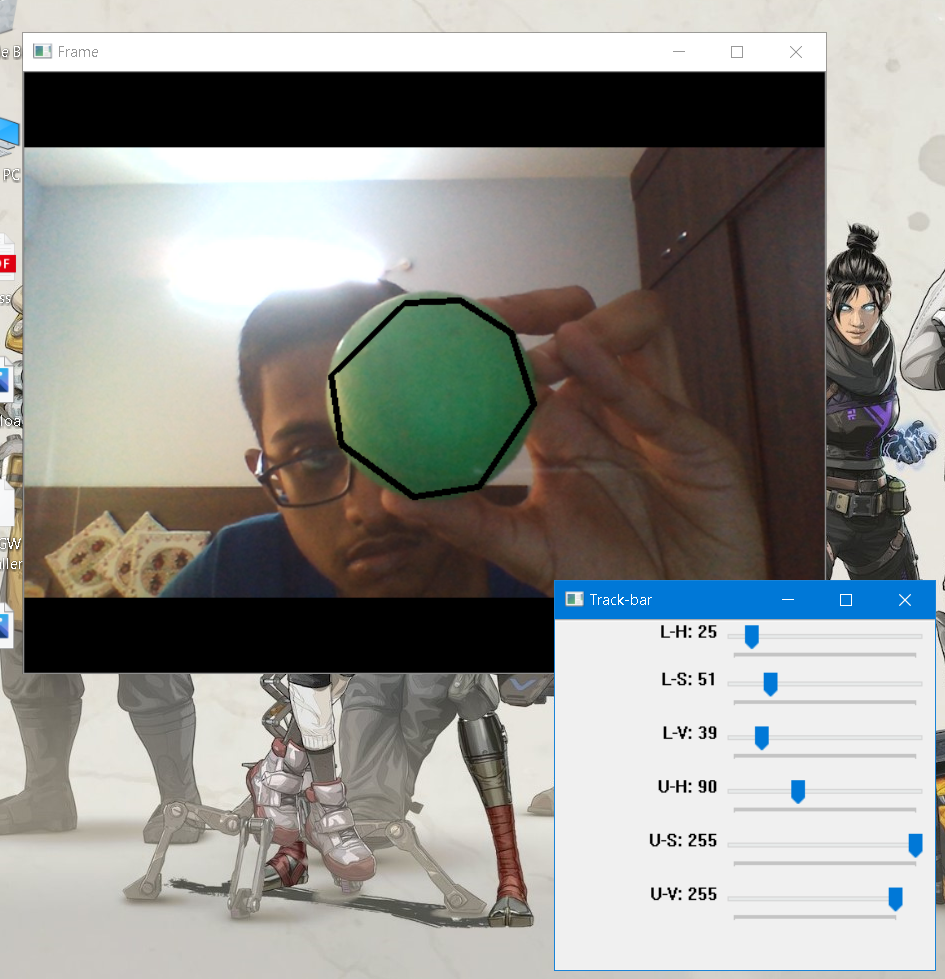
#> input picture Task3_IP_Pratik/PratikPanda_obj1_ss1.PNG, 945 x 979 px, given in place of the camera
$ python PratikPanda_Task3.py
#> lines starting #> are read from the running program, lines starting #| are printed output that depends on the picture; after the words box and inside, x2 and y2 are one past the last pixel; in counts of white or black regions, pixels touching at a corner belong together
import cv2
import numpy as np


# Dummy Function
def nothing(x):
    # any operation
    pass


# Get Video From Cam
cap = cv2.VideoCapture(0)
# Create TrackBar
cv2.namedWindow("Track-bar")
cv2.createTrackbar("L-H", "Track-bar", 0, 255, nothing)
#> slider 'L-H' is set to 51
cv2.createTrackbar("L-S", "Track-bar", 0, 255, nothing)
#> slider 'L-S' is set to 51
cv2.createTrackbar("L-V", "Track-bar", 0, 255, nothing)
#> slider 'L-V' is set to 51
cv2.createTrackbar("U-H", "Track-bar", 255, 255, nothing)
cv2.createTrackbar("U-S", "Track-bar", 255, 255, nothing)
cv2.createTrackbar("U-V", "Track-bar", 255, 255, nothing)

while True:
    _, frame = cap.read()
#> frame is the input picture: shape (979, 945, 3); mean B, G, R 140.6, 144.8, 145.6
    hsv = cv2.cvtColor(frame, cv2.COLOR_BGR2HSV)
#> hsv: shape (979, 945, 3); mean H, S, V 25.2, 36.1, 152.4
    # Get Reading From TrackBar
    l_h = cv2.getTrackbarPos("L-H", "Track-bar")
    l_s = cv2.getTrackbarPos("L-S", "Track-bar")
    l_v = cv2.getTrackbarPos("L-V", "Track-bar")
    u_h = cv2.getTrackbarPos("U-H", "Track-bar")
    u_s = cv2.getTrackbarPos("U-S", "Track-bar")
    u_v = cv2.getTrackbarPos("U-V", "Track-bar")

    lower = np.array([l_h, l_s, l_v])
    upper = np.array([u_h, u_s, u_v])

    # Create Masks
    mask = cv2.inRange(hsv, lower, upper)
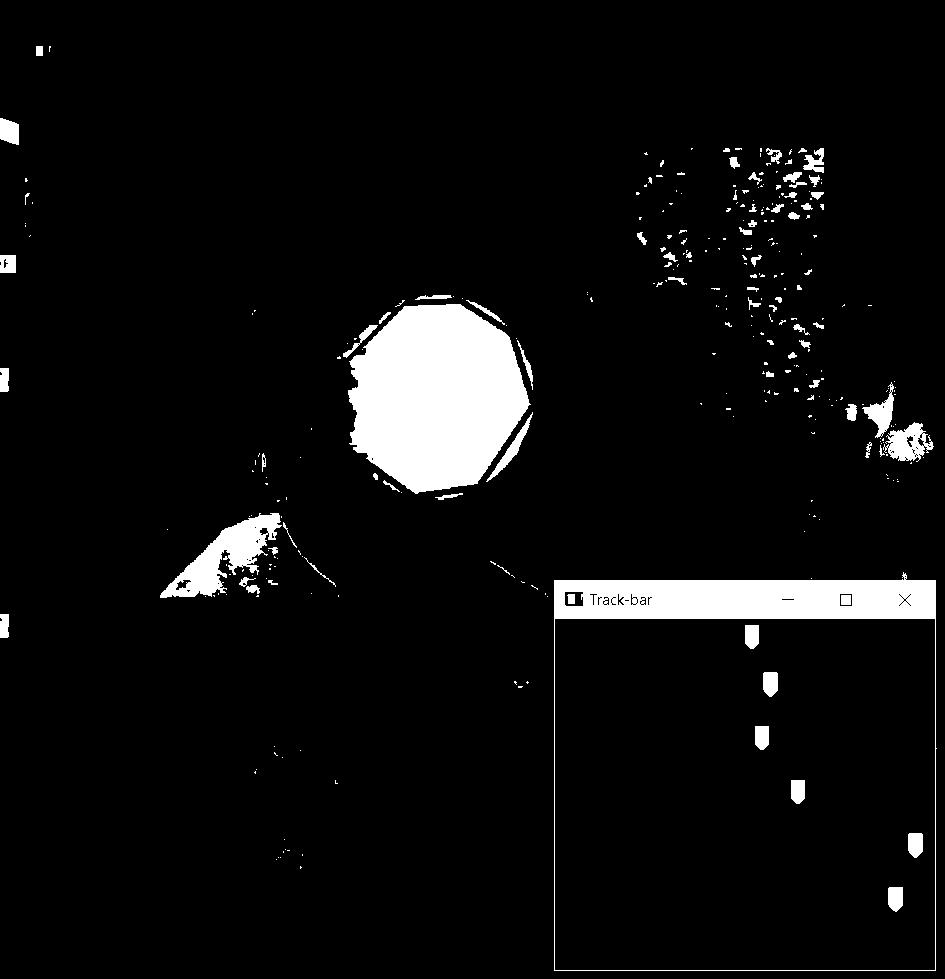
#> mask: shape (979, 945); 6% white; 312 white regions (234 under 20 px), largest, box (x1, y1, x2, y2) and area: (348, 304, 531, 494) 25548, (554, 572, 937, 971) 15429, (160, 513, 282, 598) 3946
    kernel = np.ones((5, 5), np.uint8)
    mask = cv2.erode(mask, kernel)
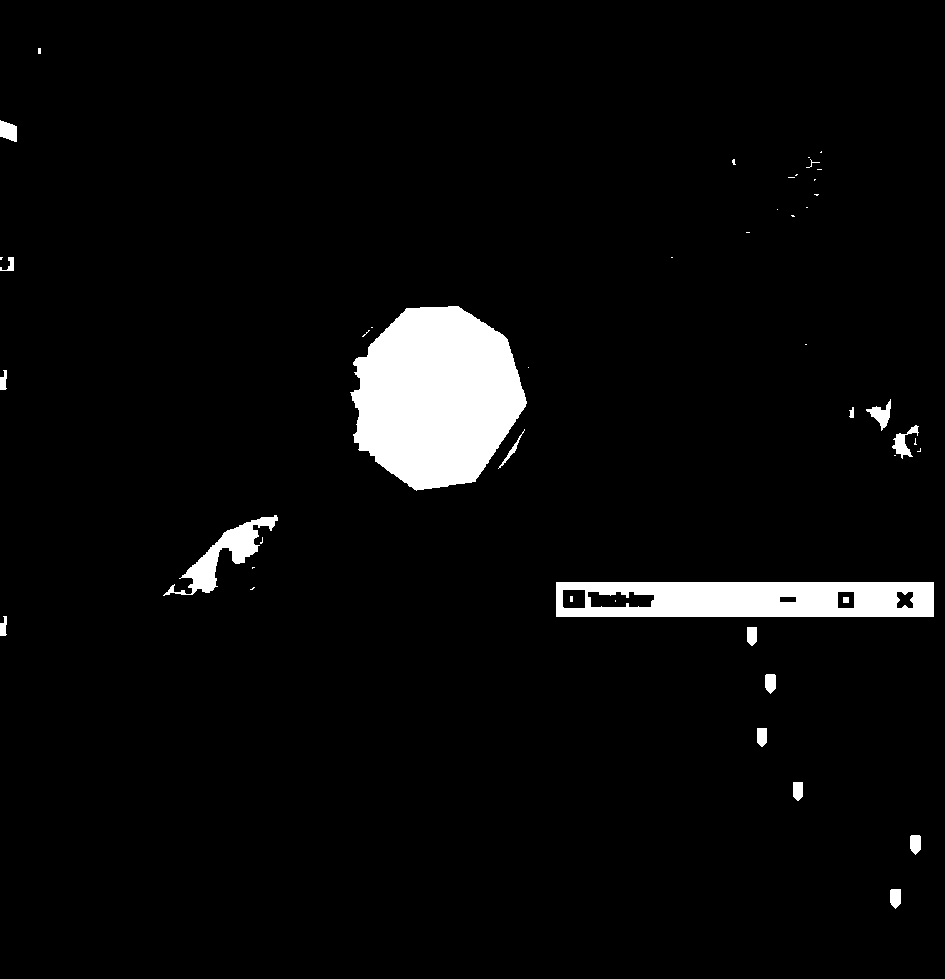
#> mask: shape (979, 945); 4.4% white; 46 white regions (27 under 20 px)

    # Find The Contours in the Image
    contours, _ = cv2.findContours(mask, cv2.RETR_TREE, cv2.CHAIN_APPROX_SIMPLE)
#> contours = 51 contours, 28 with area under 20; largest, box (x1, y1, x2, y2) and area: (350, 306, 527, 491) 23672, (556, 582, 934, 617) 12818, (163, 515, 278, 596) 2174, (587, 591, 655, 608) 868, (562, 589, 586, 609) 434

    for cnt in contours:
        # Calculate The Area of Each Contour
        area = cv2.contourArea(cnt)

        # Use Approximation to minimize the Vertices of contour
        approx = cv2.approxPolyDP(cnt, 0.02 * cv2.arcLength(cnt, True), True)
        x = approx.ravel()[0]
        y = approx.ravel()[1]

        # Draw the contour on Original Image if Area > 400 to avoid noise
        if area > 400:
            cv2.drawContours(frame, [approx], 0, (0, 0, 0), 3)
#> this loop made 51 passes
#> (area, x, y) on passes 1, 2, 3, 4, 5, 6, 7, 10, 11, 14, 16, 20: (163.5, 900, 889), (163, 919, 835), (146, 793, 782), (146, 757, 728), (163, 774, 674), (146, 747, 627), (77.5, 6, 616), (100, 779, 597), (239, 896, 592), (868.5, 587, 592), (433.5, 562, 590), (2174, 276, 515)
#> (area, approx, x, y) on passes 9, 12, 13, 24, 50: (12818, [[556, 582], [556, 616], [933, 616], [933, 582]], 556, 582), (287, [[837, 592], [853, 591], [854, 607], [838, 608]], 837, 592), (25, [[843, 597], [843, 602], [848, 602], [848, 597]], 843, 597), (80, [[524, 429], [498, 468], [514, 452]], 524, 429), (246.5, [[0, 120], [0, 136], [16, 141], [16, 126]], 0, 120)
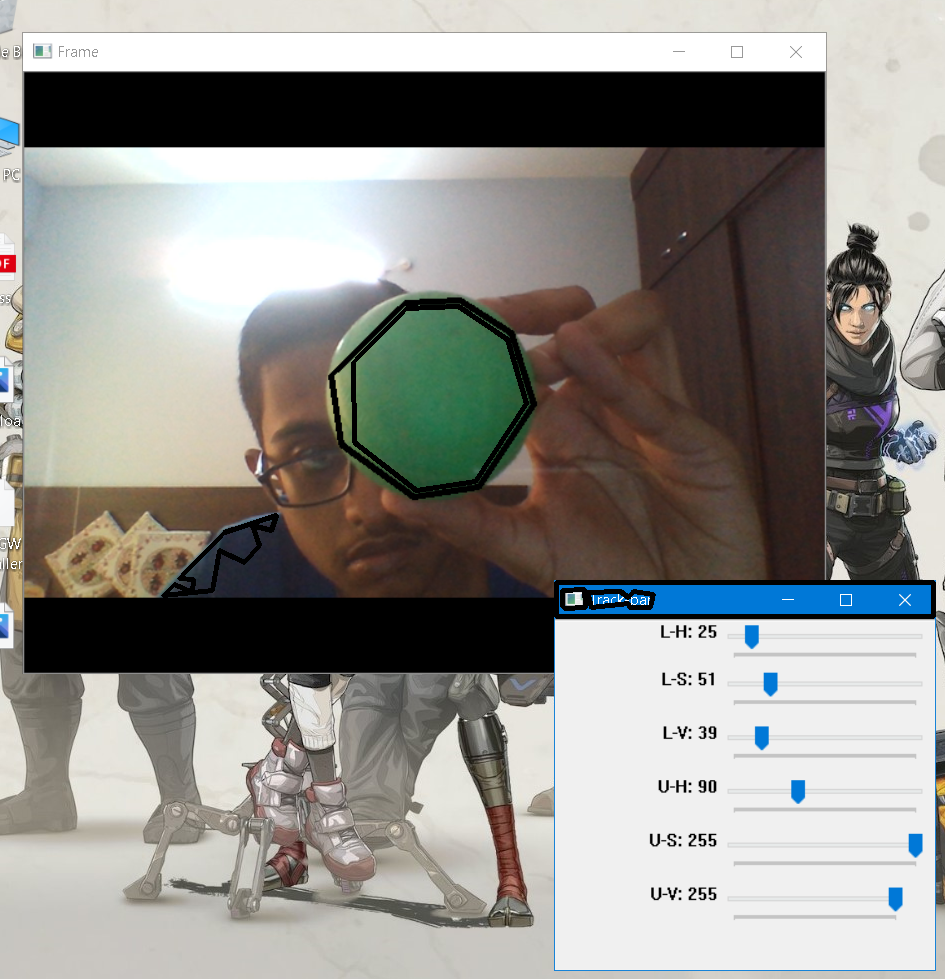
#> frame: shape (979, 945, 3); 1.05% of pixels changed, all inside (x1, y1, x2, y2) = (161, 304, 936, 619)

    # We Show The Contours on the Original Image
    cv2.imshow("Frame", frame)
    cv2.imshow("Mask", mask)

    # If Esc Key is Pressed Program Terminates
    key = cv2.waitKey(1)
#> (key Esc is pressed here)
    if key == 27:
        break

cap.release()
cv2.destroyAllWindows()

$ run again, on Task3_IP_Pratik/PratikPanda_obj2_ss1.PNG
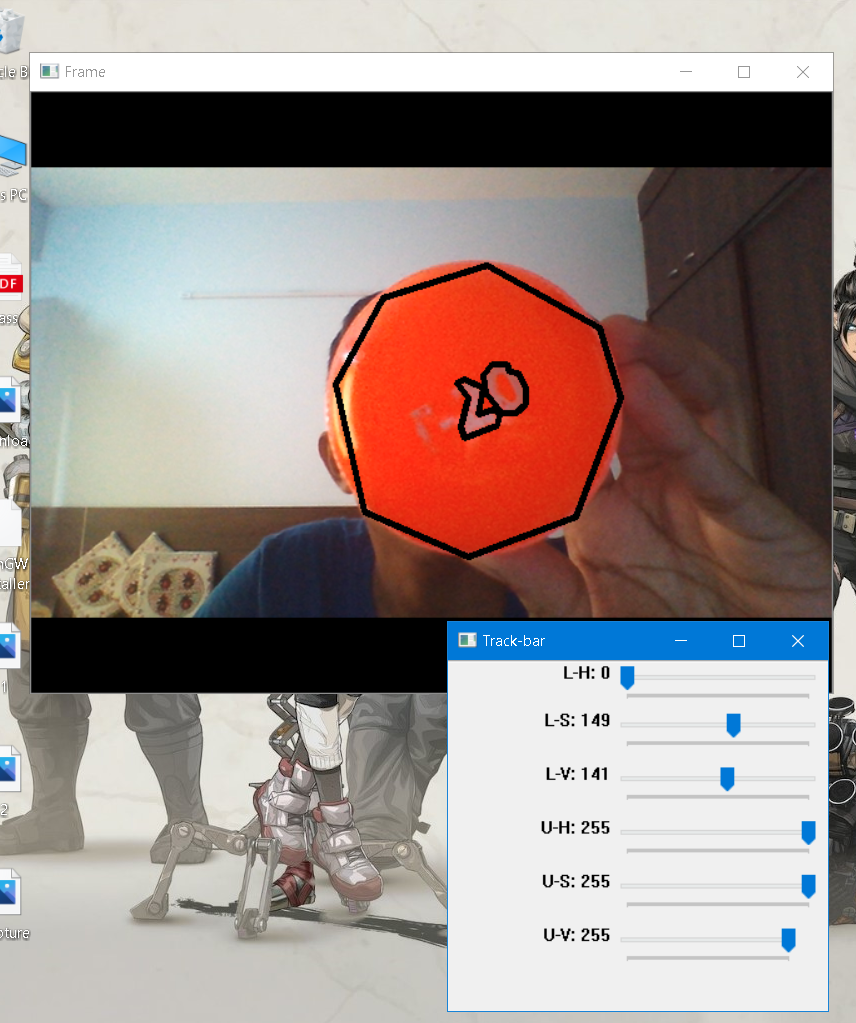
#> input picture Task3_IP_Pratik/PratikPanda_obj2_ss1.PNG, 856 x 1023 px, given in place of the camera
#> frame is the input picture: shape (1023, 856, 3); mean B, G, R 137.9, 141.8, 155.5
#> hsv: shape (1023, 856, 3); mean H, S, V 25.7, 46.9, 162
#> `mask = cv2.erode(mask, kernel)`:
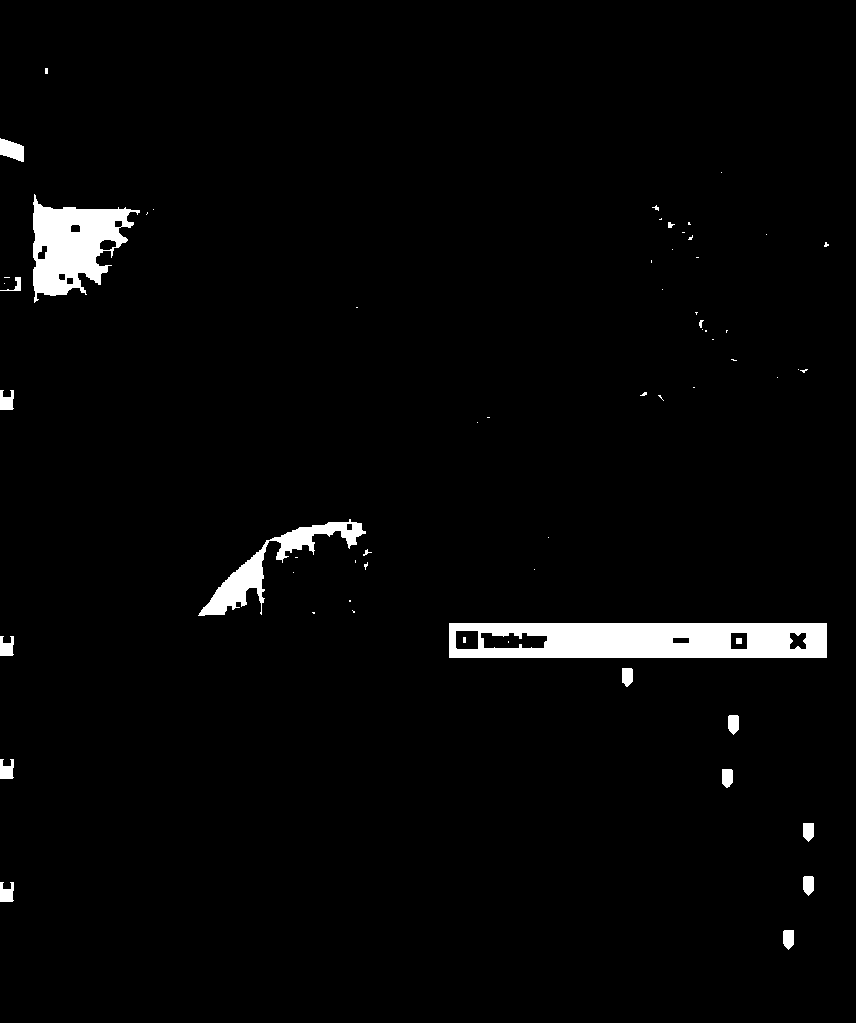
#> mask: shape (1023, 856); 2.7% white; 62 white regions (43 under 20 px)
#> contours = 74 contours, 46 with area under 20; largest, box (x1, y1, x2, y2) and area: (449, 623, 827, 658) 12818, (33, 194, 140, 303) 6334, (198, 519, 366, 616) 3082, (480, 632, 548, 649) 868, (455, 630, 479, 650) 434
#> the loop `for cnt in contours:` made 74 passes
#> (area, x, y) on passes 1 to 8: (163.5, 793, 930), (176.5, 0, 882), (163, 812, 876), (155, 813, 823), (159.5, 722, 769), (176.5, 0, 759), (163, 737, 715), (156.5, 622, 668)
#> after the loop `for cnt in contours:`:
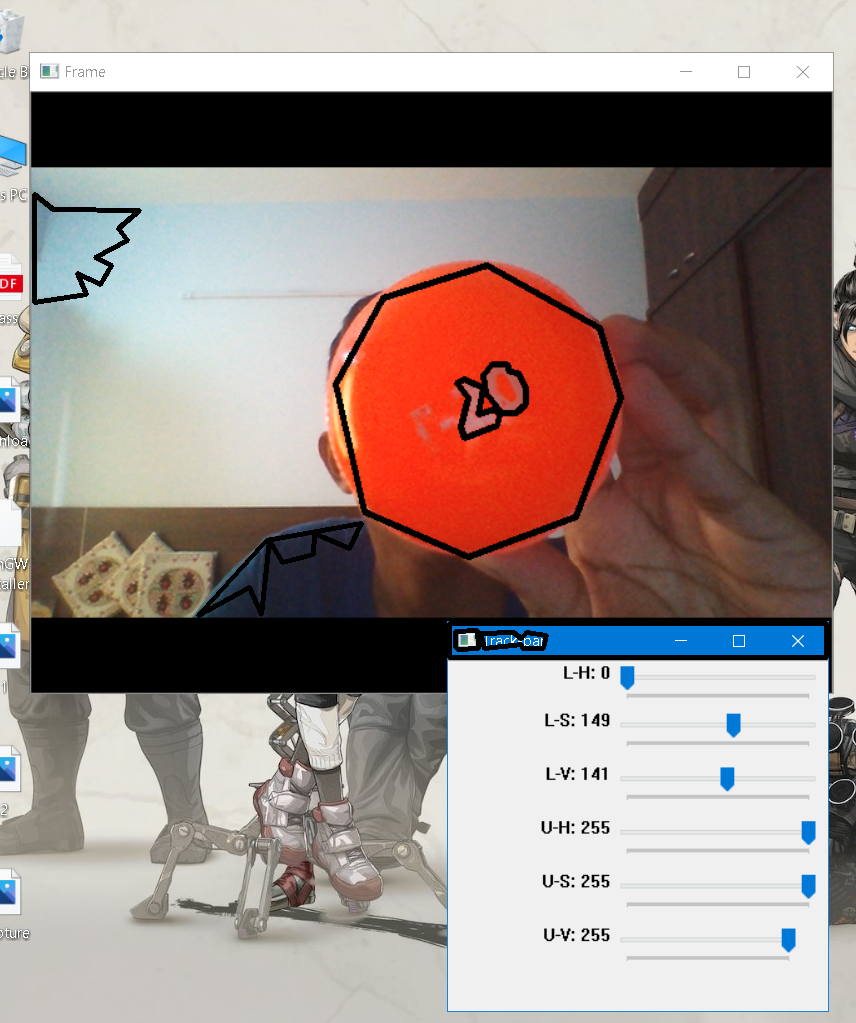
#> frame: shape (1023, 856, 3); 1.11% of pixels changed, all inside (x1, y1, x2, y2) = (32, 192, 829, 660)
